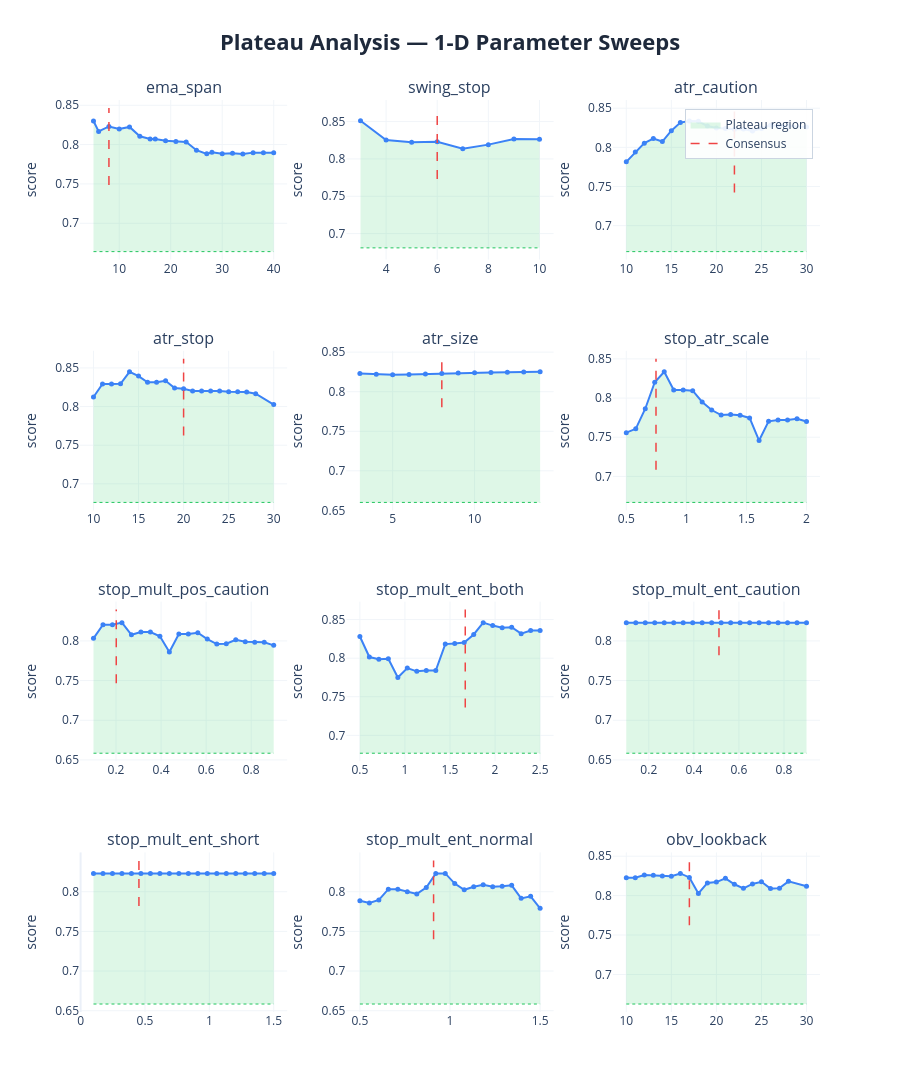

Source (notebook cell):
### Markdown cell above
### 1-D sweep charts:
| Element | Meaning | Good | Bad |
|---------|---------|------|-----|
| **Blue curve** | Composite score at each value of the parameter, with all others held at consensus | Flat-topped curve — performance is insensitive to the exact value | Narrow spike — optimizer latched onto one specific value, everything nearby is worse |
| **Red dashed line** | Where the consensus value sits | On the flat top of the curve | On a steep slope or at the edge of a cliff |
| **Green dashed line** | Cutoff at 80% of peak score — the boundary between plateau and non-plateau | Blue curve stays above this line across most of the range | Blue curve dips below it quickly either side of the peak |
| **Green shading** | Plateau region — all values where the score stays within 20% of the peak | Wide green band spanning most of the range (robust) | Thin sliver or no shading at all (fragile/overfit) |

 If concensus on steep slope: parameter **REGIME SENSITIVE** - do not fix, backtests are disagreeing, want to fix parameters on flat top.

### Code cell
# ── visual sweep curves ───────────────────────────────────────────────────
plot_plateau_analysis(
    sweep_results    = sweep_results,
    consensus_params = results['consensus_params'],
    param_defs       = PARAM_DEFS,
    fixed_params     = FIXED_PARAMS,
    threshold        = 0.20,
    show             = False,
    save_html        = None,
)

### Figure 1 — Plotly figure (JSON) as saved in the notebook; plotly's stock layout.template omitted (floating-point values rounded to 4 significant figures)
{"data": [{"fill": "toself", "fillcolor": "rgba(34, 197, 94, 0.15)", "hoverinfo": "skip", "line": {"color": "rgba(0,0,0,0)"}, "name": "Plateau region", "showlegend": true, "type": "scatter", "x": [5, 6, 8, 10, 12, 14, 16, 17, 19, 21, 23, 25, 27, 28, 30, 32, 34, 36, 38, 40, 40, 38, 36, 34, 32, 30, 28, 27, 25, 23, 21, 19, 17, 16, 14, 12, 10, 8, 6, 5], "xaxis": "x", "y": [0.8299, 0.8167, 0.823, 0.8197, 0.8225, 0.8106, 0.807, 0.807, 0.805, 0.8039, 0.8034, 0.7929, 0.7882, 0.7903, 0.7882, 0.7888, 0.7882, 0.7898, 0.7896, 0.7896, 0.6639, 0.6639, 0.6639, 0.6639, 0.6639, 0.6639, 0.6639, 0.6639, 0.6639, 0.6639, 0.6639, 0.6639, 0.6639, 0.6639, 0.6639, 0.6639, 0.6639, 0.6639, 0.6639, 0.6639], "yaxis": "y"}, {"hoverinfo": "skip", "line": {"color": "#22c55e", "dash": "dot", "width": 1}, "mode": "lines", "showlegend": false, "type": "scatter", "x": [5, 40], "xaxis": "x", "y": [0.6639, 0.6639], "yaxis": "y"}, {"hovertemplate": "<b>ema_span</b><br>Value: %{x:.4g}<br>Score: %{y:.4f}<br><extra></extra>", "line": {"color": "#3b82f6", "width": 2}, "marker": {"size": 5}, "mode": "lines+markers", "name": "ema_span", "showlegend": false, "type": "scatter", "x": [5, 6, 8, 10, 12, 14, 16, 17, 19, 21, 23, 25, 27, 28, 30, 32, 34, 36, 38, 40], "xaxis": "x", "y": [0.8299, 0.8167, 0.823, 0.8197, 0.8225, 0.8106, 0.807, 0.807, 0.805, 0.8039, 0.8034, 0.7929, 0.7882, 0.7903, 0.7882, 0.7888, 0.7882, 0.7898, 0.7896, 0.7896], "yaxis": "y"}, {"hoverinfo": "skip", "line": {"color": "#ef4444", "dash": "dash", "width": 1.5}, "mode": "lines", "name": "Consensus", "showlegend": true, "type": "scatter", "x": [8, 8], "xaxis": "x", "y": [0.7488, 0.8465], "yaxis": "y"}, {"fill": "toself", "fillcolor": "rgba(34, 197, 94, 0.15)", "hoverinfo": "skip", "line": {"color": "rgba(0,0,0,0)"}, "name": "Plateau region", "showlegend": false, "type": "scatter", "x": [3, 4, 5, 6, 7, 8, 9, 10, 10, 9, 8, 7, 6, 5, 4, 3], "xaxis": "x2", "y": [0.8512, 0.8253, 0.8224, 0.823, 0.8137, 0.8192, 0.8266, 0.8263, 0.681, 0.681, 0.681, 0.681, 0.681, 0.681, 0.681, 0.681], "yaxis": "y2"}, {"hoverinfo": "skip", "line": {"color": "#22c55e", "dash": "dot", "width": 1}, "mode": "lines", "showlegend": false, "type": "scatter", "x": [3, 10], "xaxis": "x2", "y": [0.681, 0.681], "yaxis": "y2"}, {"hovertemplate": "<b>swing_stop</b><br>Value: %{x:.4g}<br>Score: %{y:.4f}<br><extra></extra>", "line": {"color": "#3b82f6", "width": 2}, "marker": {"size": 5}, "mode": "lines+markers", "name": "swing_stop", "showlegend": false, "type": "scatter", "x": [3, 4, 5, 6, 7, 8, 9, 10], "xaxis": "x2", "y": [0.8512, 0.8253, 0.8224, 0.823, 0.8137, 0.8192, 0.8266, 0.8263], "yaxis": "y2"}, {"hoverinfo": "skip", "line": {"color": "#ef4444", "dash": "dash", "width": 1.5}, "mode": "lines", "name": "Consensus", "showlegend": false, "type": "scatter", "x": [6, 6], "xaxis": "x2", "y": [0.773, 0.8682], "yaxis": "y2"}, {"fill": "toself", "fillcolor": "rgba(34, 197, 94, 0.15)", "hoverinfo": "skip", "line": {"color": "rgba(0,0,0,0)"}, "name": "Plateau region", "showlegend": false, "type": "scatter", "x": [10, 11, 12, 13, 14, 15, 16, 17, 18, 19, 20, 21, 22, 23, 24, 25, 26, 27, 28, 30, 30, 28, 27, 26, 25, 24, 23, 22, 21, 20, 19, 18, 17, 16, 15, 14, 13, 12, 11, 10], "xaxis": "x3", "y": [0.7815, 0.7941, 0.8054, 0.8112, 0.8074, 0.8213, 0.8316, 0.8336, 0.8333, 0.8272, 0.8248, 0.824, 0.823, 0.8233, 0.821, 0.8241, 0.8283, 0.8272, 0.8272, 0.826, 0.6669, 0.6669, 0.6669, 0.6669, 0.6669, 0.6669, 0.6669, 0.6669, 0.6669, 0.6669, 0.6669, 0.6669, 0.6669, 0.6669, 0.6669, 0.6669, 0.6669, 0.6669, 0.6669, 0.6669], "yaxis": "y3"}, {"hoverinfo": "skip", "line": {"color": "#22c55e", "dash": "dot", "width": 1}, "mode": "lines", "showlegend": false, "type": "scatter", "x": [10, 30], "xaxis": "x3", "y": [0.6669, 0.6669], "yaxis": "y3"}, {"hovertemplate": "<b>atr_caution</b><br>Value: %{x:.4g}<br>Score: %{y:.4f}<br><extra></extra>", "line": {"color": "#3b82f6", "width": 2}, "marker": {"size": 5}, "mode": "lines+markers", "name": "atr_caution", "showlegend": false, "type": "scatter", "x": [10, 11, 12, 13, 14, 15, 16, 17, 18, 19, 20, 21, 22, 23, 24, 25, 26, 27, 28, 30], "xaxis": "x3", "y": [0.7815, 0.7941, 0.8054, 0.8112, 0.8074, 0.8213, 0.8316, 0.8336, 0.8333, 0.8272, 0.8248, 0.824, 0.823, 0.8233, 0.821, 0.8241, 0.8283, 0.8272, 0.8272, 0.826], "yaxis": "y3"}, {"hoverinfo": "skip", "line": {"color": "#ef4444", "dash": "dash", "width": 1.5}, "mode": "lines", "name": "Consensus", "showlegend": false, "type": "scatter", "x": [22, 22], "xaxis": "x3", "y": [0.7424, 0.8503], "yaxis": "y3"}, {"fill": "toself", "fillcolor": "rgba(34, 197, 94, 0.15)", "hoverinfo": "skip", "line": {"color": "rgba(0,0,0,0)"}, "name": "Plateau region", "showlegend": false, "type": "scatter", "x": [10, 11, 12, 13, 14, 15, 16, 17, 18, 19, 20, 21, 22, 23, 24, 25, 26, 27, 28, 30, 30, 28, 27, 26, 25, 24, 23, 22, 21, 20, 19, 18, 17, 16, 15, 14, 13, 12, 11, 10], "xaxis": "x4", "y": [0.8124, 0.8294, 0.8294, 0.8295, 0.845, 0.8394, 0.8314, 0.8314, 0.8335, 0.8239, 0.823, 0.8202, 0.8202, 0.8202, 0.8202, 0.8191, 0.8191, 0.8189, 0.8166, 0.8025, 0.676, 0.676, 0.676, 0.676, 0.676, 0.676, 0.676, 0.676, 0.676, 0.676, 0.676, 0.676, 0.676, 0.676, 0.676, 0.676, 0.676, 0.676, 0.676, 0.676], "yaxis": "y4"}, {"hoverinfo": "skip", "line": {"color": "#22c55e", "dash": "dot", "width": 1}, "mode": "lines", "showlegend": false, "type": "scatter", "x": [10, 30], "xaxis": "x4", "y": [0.676, 0.676], "yaxis": "y4"}, {"hovertemplate": "<b>atr_stop</b><br>Value: %{x:.4g}<br>Score: %{y:.4f}<br><extra></extra>", "line": {"color": "#3b82f6", "width": 2}, "marker": {"size": 5}, "mode": "lines+markers", "name": "atr_stop", "showlegend": false, "type": "scatter", "x": [10, 11, 12, 13, 14, 15, 16, 17, 18, 19, 20, 21, 22, 23, 24, 25, 26, 27, 28, 30], "xaxis": "x4", "y": [0.8124, 0.8294, 0.8294, 0.8295, 0.845, 0.8394, 0.8314, 0.8314, 0.8335, 0.8239, 0.823, 0.8202, 0.8202, 0.8202, 0.8202, 0.8191, 0.8191, 0.8189, 0.8166, 0.8025], "yaxis": "y4"}, {"hoverinfo": "skip", "line": {"color": "#ef4444", "dash": "dash", "width": 1.5}, "mode": "lines", "name": "Consensus", "showlegend": false, "type": "scatter", "x": [20, 20], "xaxis": "x4", "y": [0.7624, 0.8619], "yaxis": "y4"}, {"fill": "toself", "fillcolor": "rgba(34, 197, 94, 0.15)", "hoverinfo": "skip", "line": {"color": "rgba(0,0,0,0)"}, "name": "Plateau region", "showlegend": false, "type": "scatter", "x": [3, 4, 5, 6, 7, 8, 9, 10, 11, 12, 13, 14, 14, 13, 12, 11, 10, 9, 8, 7, 6, 5, 4, 3], "xaxis": "x5", "y": [0.8231, 0.822, 0.8215, 0.8218, 0.8224, 0.823, 0.8236, 0.8239, 0.8242, 0.8245, 0.8248, 0.8251, 0.6601, 0.6601, 0.6601, 0.6601, 0.6601, 0.6601, 0.6601, 0.6601, 0.6601, 0.6601, 0.6601, 0.6601], "yaxis": "y5"}, {"hoverinfo": "skip", "line": {"color": "#22c55e", "dash": "dot", "width": 1}, "mode": "lines", "showlegend": false, "type": "scatter", "x": [3, 14], "xaxis": "x5", "y": [0.6601, 0.6601], "yaxis": "y5"}, {"hovertemplate": "<b>atr_size</b><br>Value: %{x:.4g}<br>Score: %{y:.4f}<br><extra></extra>", "line": {"color": "#3b82f6", "width": 2}, "marker": {"size": 5}, "mode": "lines+markers", "name": "atr_size", "showlegend": false, "type": "scatter", "x": [3, 4, 5, 6, 7, 8, 9, 10, 11, 12, 13, 14], "xaxis": "x5", "y": [0.8231, 0.822, 0.8215, 0.8218, 0.8224, 0.823, 0.8236, 0.8239, 0.8242, 0.8245, 0.8248, 0.8251], "yaxis": "y5"}, {"hoverinfo": "skip", "line": {"color": "#ef4444", "dash": "dash", "width": 1.5}, "mode": "lines", "name": "Consensus", "showlegend": false, "type": "scatter", "x": [8, 8], "xaxis": "x5", "y": [0.7805, 0.8416], "yaxis": "y5"}, {"fill": "toself", "fillcolor": "rgba(34, 197, 94, 0.15)", "hoverinfo": "skip", "line": {"color": "rgba(0,0,0,0)"}, "name": "Plateau region", "showlegend": false, "type": "scatter", "x": [0.5, 0.5789, 0.6579, 0.7368, 0.8158, 0.8947, 0.9737, 1.053, 1.132, 1.211, 1.289, 1.368, 1.447, 1.526, 1.605, 1.684, 1.763, 1.842, 1.921, 2.0, 2.0, 1.921, 1.842, 1.763, 1.684, 1.605, 1.526, 1.447, 1.368, 1.289, 1.211, 1.132, 1.053, 0.9737, 0.8947, 0.8158, 0.7368, 0.6579, 0.5789, 0.5], "xaxis": "x6", "y": [0.7559, 0.7607, 0.7864, 0.8202, 0.8335, 0.8104, 0.8104, 0.8094, 0.795, 0.7847, 0.7783, 0.779, 0.7781, 0.7746, 0.7458, 0.7703, 0.7721, 0.7721, 0.7736, 0.7701, 0.6668, 0.6668, 0.6668, 0.6668, 0.6668, 0.6668, 0.6668, 0.6668, 0.6668, 0.6668, 0.6668, 0.6668, 0.6668, 0.6668, 0.6668, 0.6668, 0.6668, 0.6668, 0.6668, 0.6668], "yaxis": "y6"}, {"hoverinfo": "skip", "line": {"color": "#22c55e", "dash": "dot", "width": 1}, "mode": "lines", "showlegend": false, "type": "scatter", "x": [0.5, 2], "xaxis": "x6", "y": [0.6668, 0.6668], "yaxis": "y6"}, {"hovertemplate": "<b>stop_atr_scale</b><br>Value: %{x:.4g}<br>Score: %{y:.4f}<br><extra></extra>", "line": {"color": "#3b82f6", "width": 2}, "marker": {"size": 5}, "mode": "lines+markers", "name": "stop_atr_scale", "showlegend": false, "type": "scatter", "x": [0.5, 0.5789, 0.6579, 0.7368, 0.8158, 0.8947, 0.9737, 1.053, 1.132, 1.211, 1.289, 1.368, 1.447, 1.526, 1.605, 1.684, 1.763, 1.842, 1.921, 2.0], "xaxis": "x6", "y": [0.7559, 0.7607, 0.7864, 0.8202, 0.8335, 0.8104, 0.8104, 0.8094, 0.795, 0.7847, 0.7783, 0.779, 0.7781, 0.7746, 0.7458, 0.7703, 0.7721, 0.7721, 0.7736, 0.7701], "yaxis": "y6"}, {"hoverinfo": "skip", "line": {"color": "#ef4444", "dash": "dash", "width": 1.5}, "mode": "lines", "name": "Consensus", "showlegend": false, "type": "scatter", "x": [0.7473, 0.7473], "xaxis": "x6", "y": [0.7085, 0.8501], "yaxis": "y6"}, {"fill": "toself", "fillcolor": "rgba(34, 197, 94, 0.15)", "hoverinfo": "skip", "line": {"color": "rgba(0,0,0,0)"}, "name": "Plateau region", "showlegend": false, "type": "scatter", "x": [0.1, 0.1421, 0.1842, 0.2263, 0.2684, 0.3105, 0.3526, 0.3947, 0.4368, 0.4789, 0.5211, 0.5632, 0.6053, 0.6474, 0.6895, 0.7316, 0.7737, 0.8158, 0.8579, 0.9, 0.9, 0.8579, 0.8158, 0.7737, 0.7316, 0.6895, 0.6474, 0.6053, 0.5632, 0.5211, 0.4789, 0.4368, 0.3947, 0.3526, 0.3105, 0.2684, 0.2263, 0.1842, 0.1421, 0.1], "xaxis": "x7", "y": [0.8033, 0.8205, 0.8205, 0.823, 0.8077, 0.8112, 0.8112, 0.8058, 0.786, 0.8087, 0.8087, 0.8103, 0.8023, 0.796, 0.7965, 0.8015, 0.799, 0.7984, 0.7984, 0.7944, 0.6584, 0.6584, 0.6584, 0.6584, 0.6584, 0.6584, 0.6584, 0.6584, 0.6584, 0.6584, 0.6584, 0.6584, 0.6584, 0.6584, 0.6584, 0.6584, 0.6584, 0.6584, 0.6584, 0.6584], "yaxis": "y7"}, {"hoverinfo": "skip", "line": {"color": "#22c55e", "dash": "dot", "width": 1}, "mode": "lines", "showlegend": false, "type": "scatter", "x": [0.1, 0.9], "xaxis": "x7", "y": [0.6584, 0.6584], "yaxis": "y7"}, {"hovertemplate": "<b>stop_mult_pos_caution</b><br>Value: %{x:.4g}<br>Score: %{y:.4f}<br><extra></extra>", "line": {"color": "#3b82f6", "width": 2}, "marker": {"size": 5}, "mode": "lines+markers", "name": "stop_mult_pos_caution", "showlegend": false, "type": "scatter", "x": [0.1, 0.1421, 0.1842, 0.2263, 0.2684, 0.3105, 0.3526, 0.3947, 0.4368, 0.4789, 0.5211, 0.5632, 0.6053, 0.6474, 0.6895, 0.7316, 0.7737, 0.8158, 0.8579, 0.9], "xaxis": "x7", "y": [0.8033, 0.8205, 0.8205, 0.823, 0.8077, 0.8112, 0.8112, 0.8058, 0.786, 0.8087, 0.8087, 0.8103, 0.8023, 0.796, 0.7965, 0.8015, 0.799, 0.7984, 0.7984, 0.7944], "yaxis": "y7"}, {"hoverinfo": "skip", "line": {"color": "#ef4444", "dash": "dash", "width": 1.5}, "mode": "lines", "name": "Consensus", "showlegend": false, "type": "scatter", "x": [0.2011, 0.2011], "xaxis": "x7", "y": [0.7467, 0.8395], "yaxis": "y7"}, {"fill": "toself", "fillcolor": "rgba(34, 197, 94, 0.15)", "hoverinfo": "skip", "line": {"color": "rgba(0,0,0,0)"}, "name": "Plateau region", "showlegend": false, "type": "scatter", "x": [0.5, 0.6053, 0.7105, 0.8158, 0.9211, 1.026, 1.132, 1.237, 1.342, 1.447, 1.553, 1.658, 1.763, 1.868, 1.974, 2.079, 2.184, 2.289, 2.395, 2.5, 2.5, 2.395, 2.289, 2.184, 2.079, 1.974, 1.868, 1.763, 1.658, 1.553, 1.447, 1.342, 1.237, 1.132, 1.026, 0.9211, 0.8158, 0.7105, 0.6053, 0.5], "xaxis": "x8", "y": [0.8281, 0.8015, 0.7985, 0.7993, 0.7749, 0.7871, 0.7829, 0.784, 0.784, 0.8182, 0.8191, 0.8202, 0.8307, 0.8461, 0.8422, 0.8396, 0.8401, 0.8318, 0.8357, 0.8357, 0.6768, 0.6768, 0.6768, 0.6768, 0.6768, 0.6768, 0.6768, 0.6768, 0.6768, 0.6768, 0.6768, 0.6768, 0.6768, 0.6768, 0.6768, 0.6768, 0.6768, 0.6768, 0.6768, 0.6768], "yaxis": "y8"}, {"hoverinfo": "skip", "line": {"color": "#22c55e", "dash": "dot", "width": 1}, "mode": "lines", "showlegend": false, "type": "scatter", "x": [0.5, 2.5], "xaxis": "x8", "y": [0.6768, 0.6768], "yaxis": "y8"}, {"hovertemplate": "<b>stop_mult_ent_both</b><br>Value: %{x:.4g}<br>Score: %{y:.4f}<br><extra></extra>", "line": {"color": "#3b82f6", "width": 2}, "marker": {"size": 5}, "mode": "lines+markers", "name": "stop_mult_ent_both", "showlegend": false, "type": "scatter", "x": [0.5, 0.6053, 0.7105, 0.8158, 0.9211, 1.026, 1.132, 1.237, 1.342, 1.447, 1.553, 1.658, 1.763, 1.868, 1.974, 2.079, 2.184, 2.289, 2.395, 2.5], "xaxis": "x8", "y": [0.8281, 0.8015, 0.7985, 0.7993, 0.7749, 0.7871, 0.7829, 0.784, 0.784, 0.8182, 0.8191, 0.8202, 0.8307, 0.8461, 0.8422, 0.8396, 0.8401, 0.8318, 0.8357, 0.8357], "yaxis": "y8"}, {"hoverinfo": "skip", "line": {"color": "#ef4444", "dash": "dash", "width": 1.5}, "mode": "lines", "name": "Consensus", "showlegend": false, "type": "scatter", "x": [1.669, 1.669], "xaxis": "x8", "y": [0.7362, 0.863], "yaxis": "y8"}, {"fill": "toself", "fillcolor": "rgba(34, 197, 94, 0.15)", "hoverinfo": "skip", "line": {"color": "rgba(0,0,0,0)"}, "name": "Plateau region", "showlegend": false, "type": "scatter", "x": [0.1, 0.1421, 0.1842, 0.2263, 0.2684, 0.3105, 0.3526, 0.3947, 0.4368, 0.4789, 0.5211, 0.5632, 0.6053, 0.6474, 0.6895, 0.7316, 0.7737, 0.8158, 0.8579, 0.9, 0.9, 0.8579, 0.8158, 0.7737, 0.7316, 0.6895, 0.6474, 0.6053, 0.5632, 0.5211, 0.4789, 0.4368, 0.3947, 0.3526, 0.3105, 0.2684, 0.2263, 0.1842, 0.1421, 0.1], "xaxis": "x9", "y": [0.823, 0.823, 0.823, 0.823, 0.823, 0.823, 0.823, 0.823, 0.823, 0.823, 0.823, 0.823, 0.823, 0.823, 0.823, 0.823, 0.823, 0.823, 0.823, 0.823, 0.6584, 0.6584, 0.6584, 0.6584, 0.6584, 0.6584, 0.6584, 0.6584, 0.6584, 0.6584, 0.6584, 0.6584, 0.6584, 0.6584, 0.6584, 0.6584, 0.6584, 0.6584, 0.6584, 0.6584], "yaxis": "y9"}, {"hoverinfo": "skip", "line": {"color": "#22c55e", "dash": "dot", "width": 1}, "mode": "lines", "showlegend": false, "type": "scatter", "x": [0.1, 0.9], "xaxis": "x9", "y": [0.6584, 0.6584], "yaxis": "y9"}, {"hovertemplate": "<b>stop_mult_ent_caution</b><br>Value: %{x:.4g}<br>Score: %{y:.4f}<br><extra></extra>", "line": {"color": "#3b82f6", "width": 2}, "marker": {"size": 5}, "mode": "lines+markers", "name": "stop_mult_ent_caution", "showlegend": false, "type": "scatter", "x": [0.1, 0.1421, 0.1842, 0.2263, 0.2684, 0.3105, 0.3526, 0.3947, 0.4368, 0.4789, 0.5211, 0.5632, 0.6053, 0.6474, 0.6895, 0.7316, 0.7737, 0.8158, 0.8579, 0.9], "xaxis": "x9", "y": [0.823, 0.823, 0.823, 0.823, 0.823, 0.823, 0.823, 0.823, 0.823, 0.823, 0.823, 0.823, 0.823, 0.823, 0.823, 0.823, 0.823, 0.823, 0.823, 0.823], "yaxis": "y9"}, {"hoverinfo": "skip", "line": {"color": "#ef4444", "dash": "dash", "width": 1.5}, "mode": "lines", "name": "Consensus", "showlegend": false, "type": "scatter", "x": [0.5114, 0.5114], "xaxis": "x9", "y": [0.7819, 0.8395], "yaxis": "y9"}, {"fill": "toself", "fillcolor": "rgba(34, 197, 94, 0.15)", "hoverinfo": "skip", "line": {"color": "rgba(0,0,0,0)"}, "name": "Plateau region", "showlegend": false, "type": "scatter", "x": [0.1, 0.1737, 0.2474, 0.3211, 0.3947, 0.4684, 0.5421, 0.6158, 0.6895, 0.7632, 0.8368, 0.9105, 0.9842, 1.058, 1.132, 1.205, 1.279, 1.353, 1.426, 1.5, 1.5, 1.426, 1.353, 1.279, 1.205, 1.132, 1.058, 0.9842, 0.9105, 0.8368, 0.7632, 0.6895, 0.6158, 0.5421, 0.4684, 0.3947, 0.3211, 0.2474, 0.1737, 0.1], "xaxis": "x10", "y": [0.823, 0.823, 0.823, 0.823, 0.823, 0.823, 0.823, 0.823, 0.823, 0.823, 0.823, 0.823, 0.823, 0.823, 0.823, 0.823, 0.823, 0.823, 0.823, 0.823, 0.6584, 0.6584, 0.6584, 0.6584, 0.6584, 0.6584, 0.6584, 0.6584, 0.6584, 0.6584, 0.6584, 0.6584, 0.6584, 0.6584, 0.6584, 0.6584, 0.6584, 0.6584, 0.6584, 0.6584], "yaxis": "y10"}, {"hoverinfo": "skip", "line": {"color": "#22c55e", "dash": "dot", "width": 1}, "mode": "lines", "showlegend": false, "type": "scatter", "x": [0.1, 1.5], "xaxis": "x10", "y": [0.6584, 0.6584], "yaxis": "y10"}, {"hovertemplate": "<b>stop_mult_ent_short</b><br>Value: %{x:.4g}<br>Score: %{y:.4f}<br><extra></extra>", "line": {"color": "#3b82f6", "width": 2}, "marker": {"size": 5}, "mode": "lines+markers", "name": "stop_mult_ent_short", "showlegend": false, "type": "scatter", "x": [0.1, 0.1737, 0.2474, 0.3211, 0.3947, 0.4684, 0.5421, 0.6158, 0.6895, 0.7632, 0.8368, 0.9105, 0.9842, 1.058, 1.132, 1.205, 1.279, 1.353, 1.426, 1.5], "xaxis": "x10", "y": [0.823, 0.823, 0.823, 0.823, 0.823, 0.823, 0.823, 0.823, 0.823, 0.823, 0.823, 0.823, 0.823, 0.823, 0.823, 0.823, 0.823, 0.823, 0.823, 0.823], "yaxis": "y10"}, {"hoverinfo": "skip", "line": {"color": "#ef4444", "dash": "dash", "width": 1.5}, "mode": "lines", "name": "Consensus", "showlegend": false, "type": "scatter", "x": [0.453, 0.453], "xaxis": "x10", "y": [0.7819, 0.8395], "yaxis": "y10"}, {"fill": "toself", "fillcolor": "rgba(34, 197, 94, 0.15)", "hoverinfo": "skip", "line": {"color": "rgba(0,0,0,0)"}, "name": "Plateau region", "showlegend": false, "type": "scatter", "x": [0.5, 0.5526, 0.6053, 0.6579, 0.7105, 0.7632, 0.8158, 0.8684, 0.9211, 0.9737, 1.026, 1.079, 1.132, 1.184, 1.237, 1.289, 1.342, 1.395, 1.447, 1.5, 1.5, 1.447, 1.395, 1.342, 1.289, 1.237, 1.184, 1.132, 1.079, 1.026, 0.9737, 0.9211, 0.8684, 0.8158, 0.7632, 0.7105, 0.6579, 0.6053, 0.5526, 0.5], "xaxis": "x11", "y": [0.7886, 0.7857, 0.7897, 0.8032, 0.8032, 0.7999, 0.7972, 0.8052, 0.823, 0.823, 0.8102, 0.8024, 0.8063, 0.8087, 0.8064, 0.807, 0.8081, 0.7916, 0.7942, 0.7791, 0.6584, 0.6584, 0.6584, 0.6584, 0.6584, 0.6584, 0.6584, 0.6584, 0.6584, 0.6584, 0.6584, 0.6584, 0.6584, 0.6584, 0.6584, 0.6584, 0.6584, 0.6584, 0.6584, 0.6584], "yaxis": "y11"}, {"hoverinfo": "skip", "line": {"color": "#22c55e", "dash": "dot", "width": 1}, "mode": "lines", "showlegend": false, "type": "scatter", "x": [0.5, 1.5], "xaxis": "x11", "y": [0.6584, 0.6584], "yaxis": "y11"}, {"hovertemplate": "<b>stop_mult_ent_normal</b><br>Value: %{x:.4g}<br>Score: %{y:.4f}<br><extra></extra>", "line": {"color": "#3b82f6", "width": 2}, "marker": {"size": 5}, "mode": "lines+markers", "name": "stop_mult_ent_normal", "showlegend": false, "type": "scatter", "x": [0.5, 0.5526, 0.6053, 0.6579, 0.7105, 0.7632, 0.8158, 0.8684, 0.9211, 0.9737, 1.026, 1.079, 1.132, 1.184, 1.237, 1.289, 1.342, 1.395, 1.447, 1.5], "xaxis": "x11", "y": [0.7886, 0.7857, 0.7897, 0.8032, 0.8032, 0.7999, 0.7972, 0.8052, 0.823, 0.823, 0.8102, 0.8024, 0.8063, 0.8087, 0.8064, 0.807, 0.8081, 0.7916, 0.7942, 0.7791], "yaxis": "y11"}, {"hoverinfo": "skip", "line": {"color": "#ef4444", "dash": "dash", "width": 1.5}, "mode": "lines", "name": "Consensus", "showlegend": false, "type": "scatter", "x": [0.9089, 0.9089], "xaxis": "x11", "y": [0.7401, 0.8395], "yaxis": "y11"}, {"fill": "toself", "fillcolor": "rgba(34, 197, 94, 0.15)", "hoverinfo": "skip", "line": {"color": "rgba(0,0,0,0)"}, "name": "Plateau region", "showlegend": false, "type": "scatter", "x": [10, 11, 12, 13, 14, 15, 16, 17, 18, 19, 20, 21, 22, 23, 24, 25, 26, 27, 28, 30, 30, 28, 27, 26, 25, 24, 23, 22, 21, 20, 19, 18, 17, 16, 15, 14, 13, 12, 11, 10], "xaxis": "x12", "y": [0.8227, 0.8227, 0.826, 0.8257, 0.8249, 0.8247, 0.8281, 0.823, 0.8027, 0.8161, 0.8172, 0.822, 0.8144, 0.8093, 0.8148, 0.8175, 0.8089, 0.8095, 0.8181, 0.8119, 0.6625, 0.6625, 0.6625, 0.6625, 0.6625, 0.6625, 0.6625, 0.6625, 0.6625, 0.6625, 0.6625, 0.6625, 0.6625, 0.6625, 0.6625, 0.6625, 0.6625, 0.6625, 0.6625, 0.6625], "yaxis": "y12"}, {"hoverinfo": "skip", "line": {"color": "#22c55e", "dash": "dot", "width": 1}, "mode": "lines", "showlegend": false, "type": "scatter", "x": [10, 30], "xaxis": "x12", "y": [0.6625, 0.6625], "yaxis": "y12"}, {"hovertemplate": "<b>obv_lookback</b><br>Value: %{x:.4g}<br>Score: %{y:.4f}<br><extra></extra>", "line": {"color": "#3b82f6", "width": 2}, "marker": {"size": 5}, "mode": "lines+markers", "name": "obv_lookback", "showlegend": false, "type": "scatter", "x": [10, 11, 12, 13, 14, 15, 16, 17, 18, 19, 20, 21, 22, 23, 24, 25, 26, 27, 28, 30], "xaxis": "x12", "y": [0.8227, 0.8227, 0.826, 0.8257, 0.8249, 0.8247, 0.8281, 0.823, 0.8027, 0.8161, 0.8172, 0.822, 0.8144, 0.8093, 0.8148, 0.8175, 0.8089, 0.8095, 0.8181, 0.8119], "yaxis": "y12"}, {"hoverinfo": "skip", "line": {"color": "#ef4444", "dash": "dash", "width": 1.5}, "mode": "lines", "name": "Consensus", "showlegend": false, "type": "scatter", "x": [17, 17], "xaxis": "x12", "y": [0.7625, 0.8447], "yaxis": "y12"}], "layout": {"annotations": [{"font": {"size": 16}, "showarrow": false, "text": "ema_span", "x": 0.14, "xanchor": "center", "xref": "paper", "y": 1, "yanchor": "bottom", "yref": "paper"}, {"font": {"size": 16}, "showarrow": false, "text": "swing_stop", "x": 0.5, "xanchor": "center", "xref": "paper", "y": 1, "yanchor": "bottom", "yref": "paper"}, {"font": {"size": 16}, "showarrow": false, "text": "atr_caution", "x": 0.86, "xanchor": "center", "xref": "paper", "y": 1, "yanchor": "bottom", "yref": "paper"}, {"font": {"size": 16}, "showarrow": false, "text": "atr_stop", "x": 0.14, "xanchor": "center", "xref": "paper", "y": 0.725, "yanchor": "bottom", "yref": "paper"}, {"font": {"size": 16}, "showarrow": false, "text": "atr_size", "x": 0.5, "xanchor": "center", "xref": "paper", "y": 0.725, "yanchor": "bottom", "yref": "paper"}, {"font": {"size": 16}, "showarrow": false, "text": "stop_atr_scale", "x": 0.86, "xanchor": "center", "xref": "paper", "y": 0.725, "yanchor": "bottom", "yref": "paper"}, {"font": {"size": 16}, "showarrow": false, "text": "stop_mult_pos_caution", "x": 0.14, "xanchor": "center", "xref": "paper", "y": 0.45, "yanchor": "bottom", "yref": "paper"}, {"font": {"size": 16}, "showarrow": false, "text": "stop_mult_ent_both", "x": 0.5, "xanchor": "center", "xref": "paper", "y": 0.45, "yanchor": "bottom", "yref": "paper"}, {"font": {"size": 16}, "showarrow": false, "text": "stop_mult_ent_caution", "x": 0.86, "xanchor": "center", "xref": "paper", "y": 0.45, "yanchor": "bottom", "yref": "paper"}, {"font": {"size": 16}, "showarrow": false, "text": "stop_mult_ent_short", "x": 0.14, "xanchor": "center", "xref": "paper", "y": 0.175, "yanchor": "bottom", "yref": "paper"}, {"font": {"size": 16}, "showarrow": false, "text": "stop_mult_ent_normal", "x": 0.5, "xanchor": "center", "xref": "paper", "y": 0.175, "yanchor": "bottom", "yref": "paper"}, {"font": {"size": 16}, "showarrow": false, "text": "obv_lookback", "x": 0.86, "xanchor": "center", "xref": "paper", "y": 0.175, "yanchor": "bottom", "yref": "paper"}], "height": 1200, "legend": {"bgcolor": "rgba(255, 255, 255, 0.9)", "bordercolor": "#cbd5e1", "borderwidth": 1, "x": 0.99, "xanchor": "right", "y": 0.99, "yanchor": "top"}, "title": {"font": {"color": "#1E293B", "size": 22}, "text": "<b>Plateau Analysis — 1-D Parameter Sweeps</b>", "x": 0.5, "xanchor": "center"}, "xaxis": {"anchor": "y", "domain": [0, 0.28], "gridcolor": "#f1f5f9", "gridwidth": 1, "showgrid": true}, "xaxis10": {"anchor": "y10", "domain": [0, 0.28], "gridcolor": "#f1f5f9", "gridwidth": 1, "showgrid": true}, "xaxis11": {"anchor": "y11", "domain": [0.36, 0.64], "gridcolor": "#f1f5f9", "gridwidth": 1, "showgrid": true}, "xaxis12": {"anchor": "y12", "domain": [0.72, 1], "gridcolor": "#f1f5f9", "gridwidth": 1, "showgrid": true}, "xaxis2": {"anchor": "y2", "domain": [0.36, 0.64], "gridcolor": "#f1f5f9", "gridwidth": 1, "showgrid": true}, "xaxis3": {"anchor": "y3", "domain": [0.72, 1], "gridcolor": "#f1f5f9", "gridwidth": 1, "showgrid": true}, "xaxis4": {"anchor": "y4", "domain": [0, 0.28], "gridcolor": "#f1f5f9", "gridwidth": 1, "showgrid": true}, "xaxis5": {"anchor": "y5", "domain": [0.36, 0.64], "gridcolor": "#f1f5f9", "gridwidth": 1, "showgrid": true}, "xaxis6": {"anchor": "y6", "domain": [0.72, 1], "gridcolor": "#f1f5f9", "gridwidth": 1, "showgrid": true}, "xaxis7": {"anchor": "y7", "domain": [0, 0.28], "gridcolor": "#f1f5f9", "gridwidth": 1, "showgrid": true}, "xaxis8": {"anchor": "y8", "domain": [0.36, 0.64], "gridcolor": "#f1f5f9", "gridwidth": 1, "showgrid": true}, "xaxis9": {"anchor": "y9", "domain": [0.72, 1], "gridcolor": "#f1f5f9", "gridwidth": 1, "showgrid": true}, "yaxis": {"anchor": "x", "domain": [0.825, 1], "gridcolor": "#f1f5f9", "gridwidth": 1, "showgrid": true, "title": {"text": "score"}}, "yaxis10": {"anchor": "x10", "domain": [0, 0.175], "gridcolor": "#f1f5f9", "gridwidth": 1, "showgrid": true, "title": {"text": "score"}}, "yaxis11": {"anchor": "x11", "domain": [0, 0.175], "gridcolor": "#f1f5f9", "gridwidth": 1, "showgrid": true, "title": {"text": "score"}}, "yaxis12": {"anchor": "x12", "domain": [0, 0.175], "gridcolor": "#f1f5f9", "gridwidth": 1, "showgrid": true, "title": {"text": "score"}}, "yaxis2": {"anchor": "x2", "domain": [0.825, 1], "gridcolor": "#f1f5f9", "gridwidth": 1, "showgrid": true, "title": {"text": "score"}}, "yaxis3": {"anchor": "x3", "domain": [0.825, 1], "gridcolor": "#f1f5f9", "gridwidth": 1, "showgrid": true, "title": {"text": "score"}}, "yaxis4": {"anchor": "x4", "domain": [0.55, 0.725], "gridcolor": "#f1f5f9", "gridwidth": 1, "showgrid": true, "title": {"text": "score"}}, "yaxis5": {"anchor": "x5", "domain": [0.55, 0.725], "gridcolor": "#f1f5f9", "gridwidth": 1, "showgrid": true, "title": {"text": "score"}}, "yaxis6": {"anchor": "x6", "domain": [0.55, 0.725], "gridcolor": "#f1f5f9", "gridwidth": 1, "showgrid": true, "title": {"text": "score"}}, "yaxis7": {"anchor": "x7", "domain": [0.275, 0.45], "gridcolor": "#f1f5f9", "gridwidth": 1, "showgrid": true, "title": {"text": "score"}}, "yaxis8": {"anchor": "x8", "domain": [0.275, 0.45], "gridcolor": "#f1f5f9", "gridwidth": 1, "showgrid": true, "title": {"text": "score"}}, "yaxis9": {"anchor": "x9", "domain": [0.275, 0.45], "gridcolor": "#f1f5f9", "gridwidth": 1, "showgrid": true, "title": {"text": "score"}}}}
